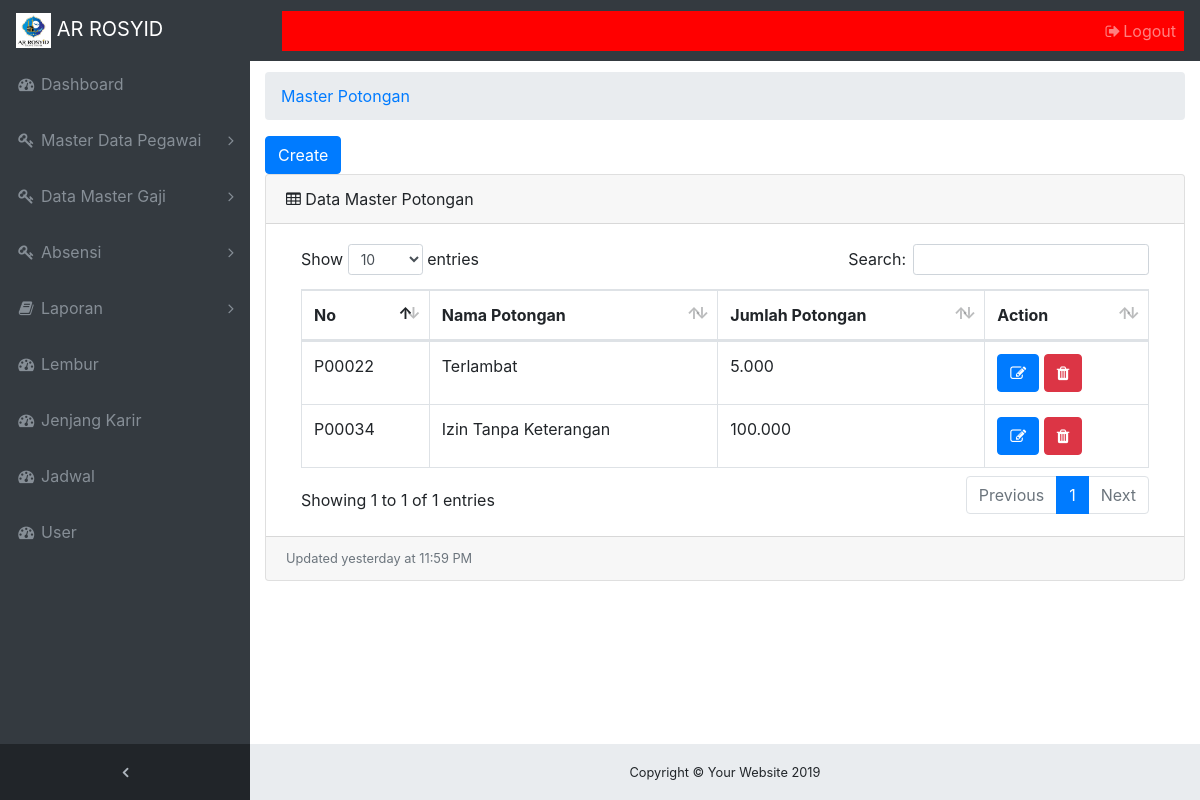
/master_potongan.php (signed in), run on the app's committed database.
### tables this page shows
CREATE TABLE `master_potongan` (
  `id_potongan` varchar(50) NOT NULL,
  `nama_potongan` varchar(50) NOT NULL,
  `jumlah_potongan` varchar(50) NOT NULL,
  `id_status` varchar(20) NOT NULL
);

### master_potongan.php (the view, shortened to what this page needs)
<!DOCTYPE html>
<html lang="en">
<?php
    global $link;
    $query = "SELECT * FROM `master_potongan`";
    $sql = mysqli_query($link,$query);
?>
<?php  include('view/head.php'); ?>
<body class="fixed-nav sticky-footer bg-dark" id="page-top">
    <?php require_once "view/navigation.php" ; ?>
  <div class="content-wrapper">
    <div class="container-fluid">
      <ol class="breadcrumb">
        <li class="breadcrumb-item">
          <a href="master_potongan.php">Master Potongan</a>
        </li>
      </ol>
      <?php if($_SESSION['level']== 'HRD'){ ?>
         <a href="master_potongan_insert.php"><input type="button" value="Create"class="btn btn-primary"></a>
         <?php } ?>
          <div class="card mb-3">
          <div class="card-header">
          <i class="fa fa-table"></i> Data Master Potongan </div>
          <div class="card-body">
          <div class="table-responsive">
            <table class="table table-bordered" id="dataTable" width="100%" cellspacing="0">
              <thead>
                <tr>
                  <th>No</th>
                  <th>Nama Potongan</th>
                  <th>Jumlah Potongan</th>
                  <?php if($_SESSION['level']== 'HRD'){ ?>
                  <th>Action</th>
                  <?php } ?>
                </tr>
              </thead>
              <tbody>
<?php
  while($row = mysqli_fetch_array($sql)){
?>
                <tr>
                  <td><?php echo $row['id_potongan'];?></td>
                  <td><?php echo $row['nama_potongan'];?></td>
                  <td><?php echo number_format($row['jumlah_potongan'], 0, ".", "."); ?>
                  </td>
                  <?php if($_SESSION['level']== 'HRD'){ ?>
                  <td>
                          <a href="master_potongan_update.php?id=<?php echo $row['id_potongan']; ?>"><button class="btn btn-primary"> <i class="fa fa-edit"></i></button></a>
                           <a href="master_potongan_delete.php?id=<?php echo $row['id_potongan'];?>" onclick="javascript: return confirm('Anda yakin hapus ?');">
                           <button class="btn btn-danger"> <i class="fa fa-trash"></i></button></a></td>
                  <?php } ?>
                </tr>
              </tbody>
<?php } ?>
            </table>
          </div>
          </div>
          <div class="card-footer small text-muted">Updated yesterday at 11:59 PM</div>
        </div>
      </div>
    </div>
   <?php require_once "view/footer.php"; ?>
</body>
</html>

### css/sb-admin.css (style rules this page uses)
html { position: relative; min-height: 100%; }
body { overflow-x: hidden; }
body.sticky-footer { margin-bottom: 56px; }
body.sticky-footer .content-wrapper { min-height: calc(100vh - 56px - 56px); }
body.fixed-nav { padding-top: 56px; }
.content-wrapper { min-height: calc(100vh - 56px); padding-top: 1rem; }
.content-wrapper { overflow-x: hidden; background: white; }
@media (min-width: 992px) { .content-wrapper { margin-left: 250px; } }

### data on the page
master_potongan: id_potongan "P00022", nama_potongan "Terlambat", jumlah_potongan "5.000"
master_potongan: id_potongan "P00034", nama_potongan "Izin Tanpa Keterangan", jumlah_potongan "100.000"
